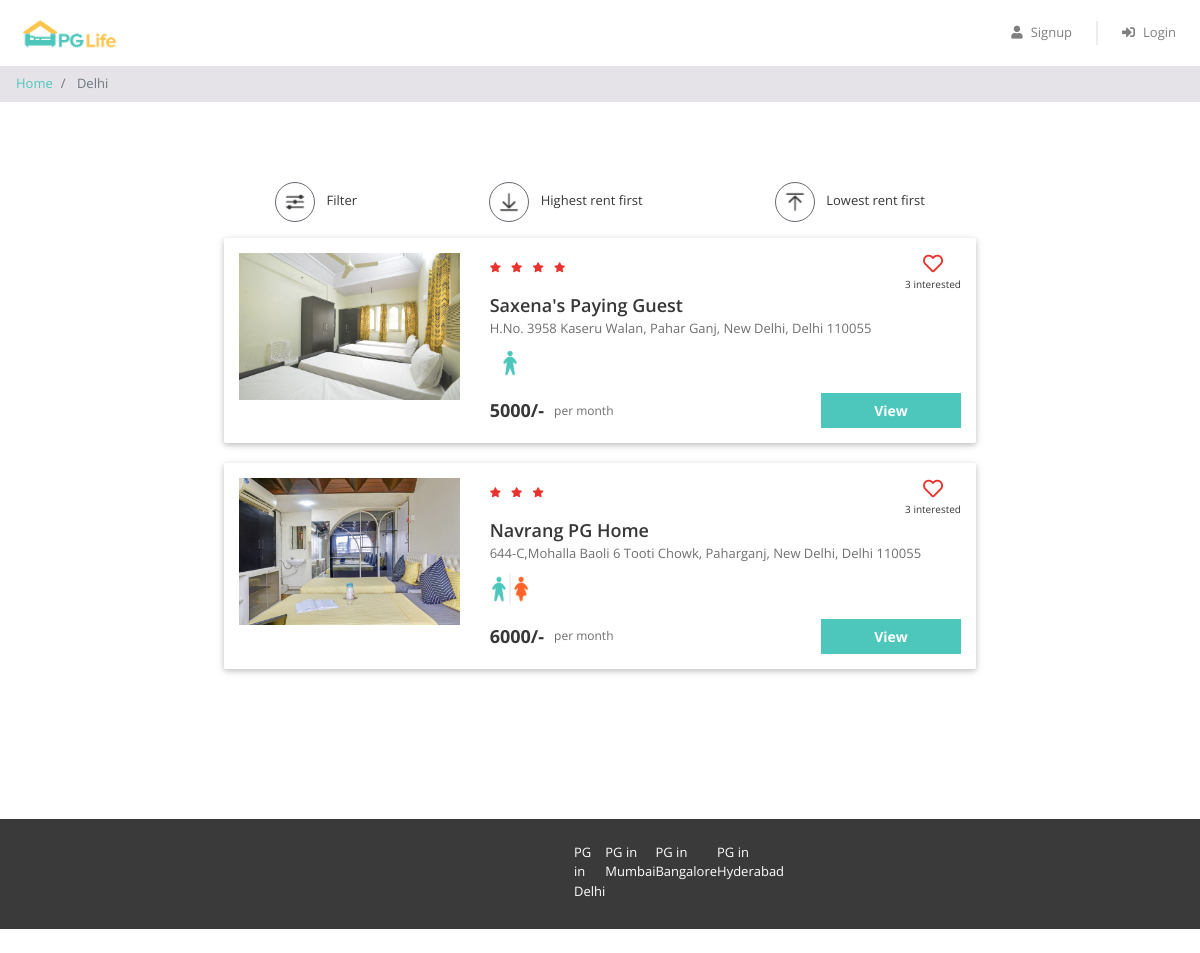
The app's page /property_list.php?city=Delhi with its own data.
### tables this page shows
CREATE TABLE IF NOT EXISTS `properties` (
  `id` int(11) NOT NULL AUTO_INCREMENT,
  `city_id` int(11) NOT NULL,
  `name` varchar(100) NOT NULL,
  `address` varchar(255) NOT NULL,
  `description` longtext NOT NULL,
  `gender` enum('male','female','unisex') NOT NULL,
  `rent` int(11) NOT NULL,
  `rating_clean` float(2,1) NOT NULL,
  `rating_food` float(2,1) NOT NULL,
  `rating_safety` float(2,1) NOT NULL,
  PRIMARY KEY (`id`),
  KEY `city_id` (`city_id`),
  CONSTRAINT `properties_ibfk_1` FOREIGN KEY (`city_id`) REFERENCES `cities` (`id`)
);

### property_list.php (the view, shortened to what this page needs)
<?php
    require "includes/database.php";
    $city_name = $_GET["city"];
    $sql_1 = "SELECT * FROM cities WHERE name = '$city_name'";
    $result_1 = mysqli_query($conn, $sql_1);
    $city = mysqli_fetch_assoc($result_1);
    if ($city) {
        $city_id = $city['id'];
        $sql_2 = "SELECT * FROM properties WHERE city_id = $city_id";
        $result_2 = mysqli_query($conn, $sql_2);
        $properties = mysqli_fetch_all($result_2, MYSQLI_ASSOC);
        $sql_3 = "SELECT *
            FROM interested_users_properties iup
            INNER JOIN properties p ON iup.property_id = p.id
            WHERE p.city_id = $city_id";
        $result_3 = mysqli_query($conn, $sql_3);
        $interested_users_properties = mysqli_fetch_all($result_3, MYSQLI_ASSOC);
    }
?>
<!DOCTYPE html>
<html lang="en">
<head>
    <link href="css/bootstrap.min.css" rel="stylesheet" />
    <link href="https://use.fontawesome.com/releases/v5.11.2/css/all.css" rel="stylesheet" />
    <link href="css/common.css" rel="stylesheet" />
    <link href="css/property_list.css" rel="stylesheet" />
</head>
<body>
    <?php
        include "includes/header.php";
    ?>
    <nav aria-label="breadcrumb">
        <ol class="breadcrumb py-2">
            <li class="breadcrumb-item">
                <a href="index.php">Home</a>
            </li>
            <li class="breadcrumb-item active" aria-current="page">
                <?php echo $_GET['city']; ?>
            </li>
        </ol>
    </nav>
    <div class="page-container">
        <div class="filter-bar row justify-content-around">
            <div class="col-auto" data-toggle="modal" data-target="#filter-modal">
                <img src="img/filter.png" alt="filter" />
                <span>Filter</span>
            </div>
            <div class="col-auto">
                <img src="img/desc.png" alt="sort-desc" />
                <span>Highest rent first</span>
            </div>
            <div class="col-auto">
                <img src="img/asc.png" alt="sort-asc" />
                <span>Lowest rent first</span>
            </div>
        </div>
        <?php
            if (!$city) {
            ?>
                <div class="no-property-container">
                    <p>Sorry! We do not have any PG listed in this city.</p>
                </div>
            <?php
                } else {
                foreach ($properties as $property) {
                    $property_images = glob("img/properties/".$property['id']."/*");
            ?>
                <div class="property-card propert-id-<?php echo $property['id'] ?> row">
                    <div class="image-container col-md-4">
                        <img src="<?php echo $property_images[0] ?>" />
                    </div>
                    <div class="content-container col-md-8">
                        <div class="row no-gutters justify-content-between">
                            <?php
                                $total_rating = ($property['rating_clean'] + $property['rating_food'] + $property['rating_safety']) / 3;
                                $avg_rating = round($total_rating, 1);
                            ?>
                            <div class="star-container" title= <?php echo $avg_rating ?> >
                                <?php for($i = 0; $i < round($avg_rating, 0, PHP_ROUND_HALF_DOWN); $i++) { ?>
                                    <i class="fas fa-star"></i>
                                <?php } ?>
                            </div>
                            <div class="interested-container">
                                <i class="far fa-heart" onclick = "toggleLike(this)"></i>
                                <?php $count = 0;
                                    for($i = 0; $i < count($interested_users_properties); $i++){
                                        if ($interested_users_properties[$i]['property_id'] == $property['id'] ){
                                            $count++;
                                        }
                                    }
                                ?>
                                <div class="interested-text"><?php echo $count ?> interested</div>
                            </div>
                        </div>
                        <div class="detail-container">
                            <div class="property-name"><?php echo $property['name'] ?></div>
                            <div class="property-address"><?php echo $property['address'] ?></div>
                            <div class="property-gender">
                                <img src="img/<?php echo $property['gender'] ?>.png" />
                            </div>
                        </div>
                        <div class="row no-gutters">
                            <div class="rent-container col-6">
                                <div class="rent"><?php echo $property['rent'] ?>/-</div>
                                <div class="rent-unit">per month</div>
                            </div>
                            <div class="button-container col-6">
                                <a href="property_detail.php?city=<?php echo $_GET['city']; ?>& name=<?php echo $property['name'] ?>" class="btn btn-primary">View</a>
                            </div>
                        </div>
                    </div>
                </div>
        <?php }
            }
        ?>
    </div>
    <?php
        include "includes/footer.php";
    ?>
</body>
</html>

### includes/header.php (shortened to what this page needs)
<div class="header sticky-top">
    <nav class="navbar navbar-expand-md navbar-light">
        <a class="navbar-brand" href="index.php">
            <img src="img/logo.png" />
        </a>
        <div class="collapse navbar-collapse justify-content-end" id="my-navbar">
            <ul class="navbar-nav">
                <?php
                    if (!isset($_SESSION["user_id"])) {
                ?>
                    <li class="nav-item">
                        <a class="nav-link" href="/includes/login-signup.php" data-toggle="modal" data-target="#signup-modal">
                            <i class="fas fa-user"></i>Signup
                        </a>
                    </li>
                    <div class="nav-vl"></div>
                    <li class="nav-item">
                        <a class="nav-link" href="/includes/login-signup.php" data-toggle="modal" data-target="#login-modal">
                            <i class="fas fa-sign-in-alt"></i>Login
                        </a>
                    </li>
                <?php
                    }
                ?>
            </ul>
        </div>
    </nav>
</div>

### includes/footer.php (shortened to what this page needs)
<div class = "footer">
    <div class = 'footer-container'>
        <div class = 'footer-city'><a href = "property_list.php">PG in Delhi</a></div>
        <div class = 'footer-city'><a href = "property_list.php">PG in Mumbai</a></div>
        <div class = 'footer-city'><a href = "property_list.php">PG in Bangalore</a></div>
        <div class = 'footer-city'><a href = "property_list.php">PG in Hyderabad</a></div>
    </div>
    <div class = 'copyright'>© 2020 Copyright PG Life</div>
</div>

### css/common.css (style rules this page uses)
* { box-sizing: border-box; font-family: 'Open Sans', sans-serif; }
body { color: #373737; font-size: 16px; position: relative; }
.btn-primary, .btn-warning, .btn-danger { color: white; font-weight: bold; }
.breadcrumb { background-color: #e5e3e8; font-size: 13px; border-radius: 0px; margin-bottom: 0px; }
.page-container { max-width: 800px; padding: 80px 24px; margin: auto; min-height: 717px; }
.header { background-color: white; font-size: 13px; }
.header .navbar .navbar-brand img { height: 40px; }
.header .navbar .nav-item i { margin-right: 8px; }
.header .nav-vl { border-left: 2px solid #d6d6d678; height: 24px; margin: auto 16px; display: block; }
.footer { height: 110px; background-color: rgb(58, 58, 58); font-size: 13px; }
.footer-container { margin-left: 550px; margin-right: 550px; display: flex; justify-content: space-between; padding: 24px; }
.footer-city { color: white; font-family: "Roboto", sans-serif; margin-bottom: 8px; }
.copyright { color: white; font-family: "Roboto", sans-serif; text-align: center; }
.footer-city a { color: #ffffff; }

### css/property_list.css (style rules this page uses)
.filter-bar > div { cursor: pointer; font-size: 13px; text-align: center; margin-bottom: 16px; }
.filter-bar img { width: 40px; height: 40px; border-radius: 40px; border: 1px solid #646870; padding: 6px; margin-right: 8px; }
.property-card { background-color: #ffffff; border-radius: 2px; padding: 15px 0px; margin: 0px auto 20px; box-shadow: 0 2px 5px 0 rgba(0, 0, 0, 0.16), 0 2px 10px 0 rgba(0, 0, 0, 0.12); }
.image-container { text-align: center; }
.image-container img { width: 100%; max-width: 300px; }
.star-container i { color: #EA322E; font-size: 10px; margin-right: 6px; }
.interested-container { text-align: center; }
.interested-container i { color: #EA322E; font-size: 20px; cursor: pointer; }
.interested-text { font-size: 10px; }
.detail-container { padding-bottom: 10px; }
.property-name { font-size: 18px; font-weight: 600; }
.property-address { color: #6f6f6f; font-size: 13px; padding-bottom: 5px; }
.property-gender img { width: 40px; }
.rent-container { display: flex; align-items: center; }
.rent { font-size: 18px; font-weight: bold; padding-right: 10px; }
.rent-unit { color: #6f6f6f; font-size: 12px; }
.button-container .btn { font-size: 14px; border-radius: 0px; width: 140px; float: right; }

### records on screen
properties: shows a picture, count "3", name "Saxena's Paying Guest", address "H.No. 3958 Kaseru Walan, Pahar Ganj, New Delhi, Delhi 110055", gender (picture), rent "5000"
properties: shows a picture, count "3", name "Navrang PG Home", address "644-C,Mohalla Baoli 6 Tooti Chowk, Paharganj, New Delhi, Delhi 110055", gender (picture), rent "6000"

### other values on screen
$_GET['city'] "Delhi"
